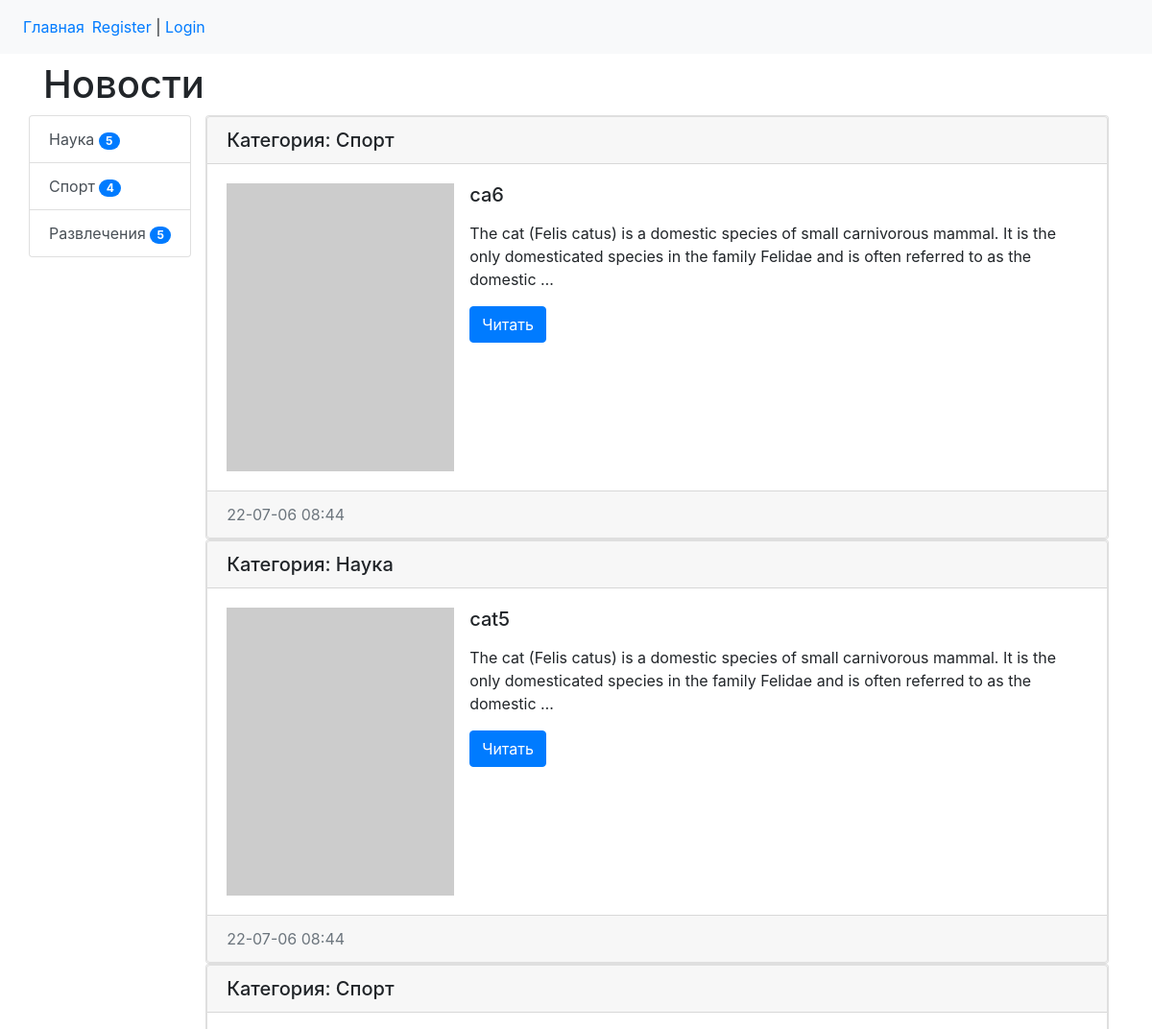
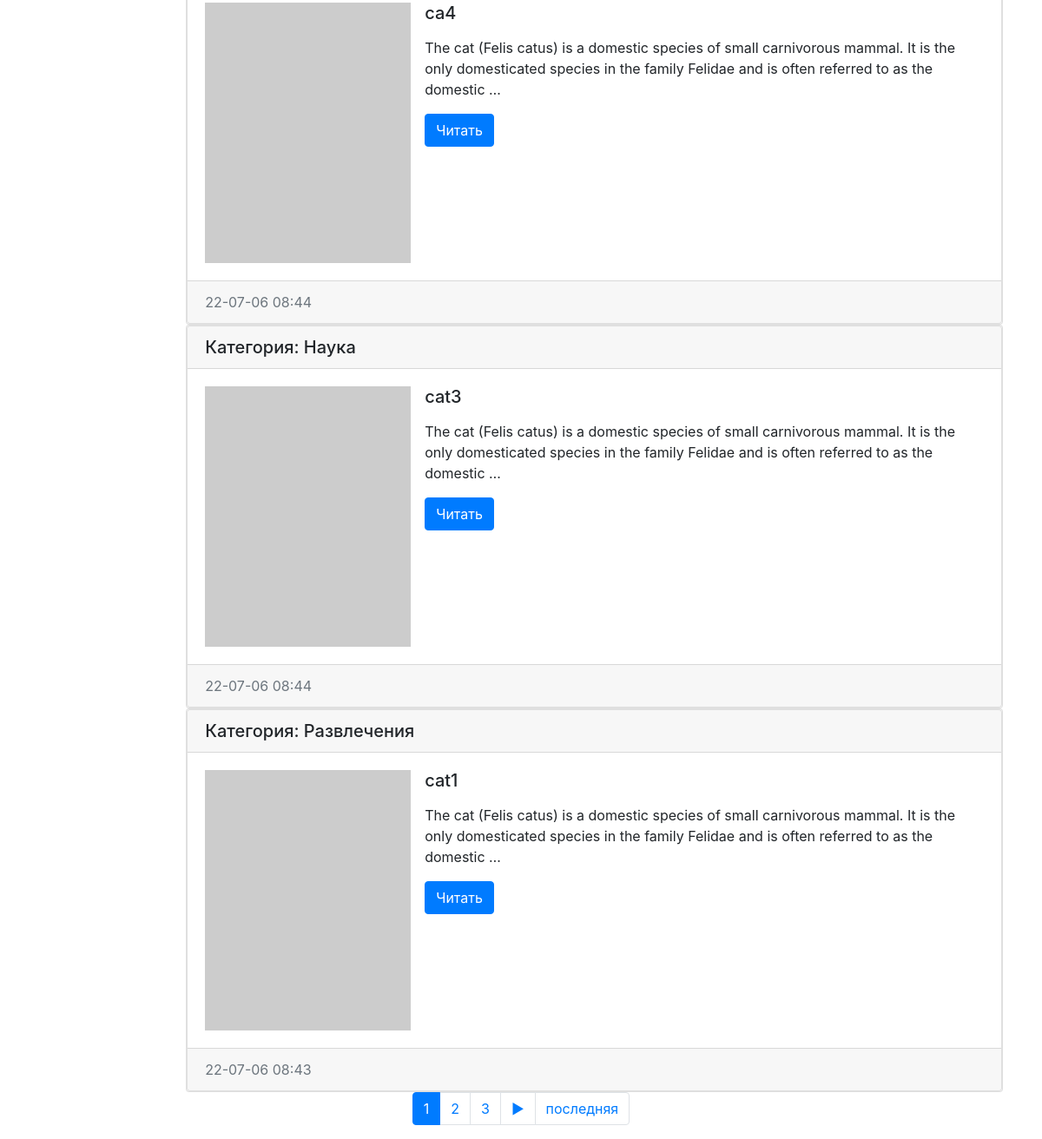
The page / on the database its author committed (2 pictures, top to bottom).
### news/models.py (models this page shows, shortened)
class Category(models.Model):
    title = models.CharField(max_length=150, verbose_name="Катеория", db_index=True)
    def get_absolute_url(self):
        return reverse('category', kwargs={'category_id': self.pk})
    class Meta:
        verbose_name = 'Категория'
        verbose_name_plural = 'Категории'
        ordering = ['title']

class News(models.Model):
    title = models.CharField(max_length=200, verbose_name='Название')
    content = models.TextField(verbose_name='Текст')
    created_at = models.DateTimeField(auto_now_add=True, verbose_name='Созданно')
    updated_at = models.DateTimeField(auto_now=True, verbose_name='Обновленно')
    photo = models.ImageField(upload_to='photos/%Y%m/%d/', verbose_name='Фото', blank=True)
    is_published = models.BooleanField(default=False, verbose_name='Опубликовано')
    category = models.ForeignKey('Category', on_delete=models.PROTECT, verbose_name='Категория')
    views = models.IntegerField(default=0)
    def get_absolute_url(self):
        return reverse('view_news', kwargs={'pk': self.pk})
    class Meta:
        verbose_name = 'Новость'
        verbose_name_plural = 'Новости'
        ordering = ['-created_at']

### news/views.py (the view)
# urls.py: path('', HomeNews.as_view(), name='index'),
class HomeNews(MyMixin, ListView):
    model = News
    template_name = 'news/home_news_list.html'
    context_object_name = 'news'
    mixin = 'Hello world!'
    paginate_by = 5
    def get_context_data(self, *, object_list=None, **kwargs):
        context = super().get_context_data(**kwargs)
        context['title'] = "Новости"
        context['mixin'] = self.get_prop()
        return context
    def get_queryset(self):
        return News.objects.filter(is_published=True).select_related('category')

### news/templatetags/news_tags.py (called while the page is built)
@register.simple_tag()
def get_categories():
    return Category.objects.annotate(cnt=Count('news')).filter(cnt__gt=0)

### news/utils.py (called while the page is built)
    def get_prop(self):
        return self.mixin.upper()

### news/templates/news/home_news_list.html (shortened to what this page needs)
{% extends "base.html" %}
{% load news_tags %}
{% block sidebar%}
{% get_categories as categories %}
<div class="list-group">
        {% for item in categories %}
       <a href= "{{ item.get_absolute_url }}" class="list-group-item list-group-item-action">{{item.title}}
       <span class="badge badge-primary badge-pill">{{item.cnt}}</span></a>
         {% endfor %}
       </div>
{% endblock %}
{% block content %}
    {% for item in news %}
    <div class="card mb-6">
    <div class="card">
      <h5 class="card-header">
        Категория: {{item.category.title}}
      </h5>
      <div class="card-body">
        <div class="media">
          {% if item.photo %}
          <img src="{{ item.photo.url }}" alt="" width="300" height="200" class="mr-3">
          {% else %}
          <img src="https://picsum.photos/id/237/300/200" alt="" class="mr-3">
          {%endif%}
          <div class="media-body">
            <h5 class="card-title">{{item.title}}</h5>
        <p class="card-text">{{ item.content|safe|truncatewords:"30"|linebreaks }}</p>
        <a href="{{ item.get_absolute_url }}" class="btn btn-primary">Читать</a>
          </div>
        </div>
      </div>
      <div class="card-footer text-muted">
            {{item.created_at|date:"y-m-d H:i"}}
      </div>
    </div>
    </div>
    {% endfor %}
      </div>
{% endblock %}

### templates/base.html (shortened to what this page needs)
{% load static %}
{% load news_tags %}
<!doctype html>
<html lang="en">
  <head>
    <link rel="stylesheet" href="{% static "bootstrap/dist/css/bootstrap.min.css" %}">
    <link rel="stylesheet" href="{% static "css/style.css" %}">
  </head>
 <body>
{% include 'inc/_nav.html' %}
<div class="container mt-2">
{% block o%}
  <h1> Новости </h1>
{%  endblock %}
  <div class="row">
   {% block sidebar%}{% endblock %}
    <div class="col md-8">
   {% block content%}{% endblock %}
     </div>
   </div>
 {% if page_obj.has_other_pages %}
 <nav aria-label="...">
            <ul class="pagination justify-content-center">
                {% for p in page_obj.paginator.page_range %}
                {% if page_obj.number == p %}
                <li class="page-item active" aria-current="page">
                    <a class="page-link" href="?page={{ p }}">{{ p }} <span class="sr-only">(current)</span></a>
                </li>
                {% elif p > page_obj.number|add:-3 and p < page_obj.number|add:3 %}
                <li class="page-item">
                    <a class="page-link" href="?page={{ p }}">{{ p }}</a>
                </li>
                {% endif %}
                {% endfor %}
                {% if page_obj.has_next %}
                <li class="page-item">
                    <a class="page-link" href="?page={{ page_obj.next_page_number }}">&#9658;</a>
                </li>
                {% endif %}
                {% if page_obj.next_page_number < page_obj.paginator.num_pages %}
                    <li class="page-item">
                        <a class="page-link" href="?page={{ page_obj.paginator.num_pages }}">последняя</a>
                    </li>
                {% endif %}
            </ul>
        </nav>
{% endif %}
  </body>
</html>

### templates/inc/_nav.html (shortened to what this page needs)
<nav class="navbar navbar-expand-lg bg-light">
      <ul class="navbar-nav me-auto mb-2 mb-lg-0">
          <a class="nav-link active" aria-current="page" href="{% url 'index' %}">Главная</a>
      </ul>
    <span class="navbar-text">
            {% if request.user.is_authenticated %}
            <h6>                       Добро пожаловать, {{ user.username }}</h6> | <a
            href="{% url 'logout' %}">Выход</a>
                {% else %}
              <a href="{% url 'register' %}">Register</a> | <a href="{% url 'login' %}">Login</a>
                {% endif %}
          </span>
</nav>

### newsite/static/css/style.css (style rules this page uses)
body { background-color: #fff; }

### rows shown on the page
Category: title "Наука", cnt "5"
Category: title "Спорт", cnt "4"
Category: title "Развлечения", cnt "5"
News: category "Спорт", title "ca6", content "The cat (Felis catus) is a domestic species of small carnivorous mammal. It is the only domesticated species in the family Felidae and is often referred to as the domestic …", created_at "22-07-06 08:44"
News: category "Наука", title "cat5", content "The cat (Felis catus) is a domestic species of small carnivorous mammal. It is the only domesticated species in the family Felidae and is often referred to as the domestic …", created_at "22-07-06 08:44"
News: category "Спорт", title "ca4", content "The cat (Felis catus) is a domestic species of small carnivorous mammal. It is the only domesticated species in the family Felidae and is often referred to as the domestic …", created_at "22-07-06 08:44"
News: category "Наука", title "cat3", content "The cat (Felis catus) is a domestic species of small carnivorous mammal. It is the only domesticated species in the family Felidae and is often referred to as the domestic …", created_at "22-07-06 08:44"
News: category "Развлечения", title "cat1", content "The cat (Felis catus) is a domestic species of small carnivorous mammal. It is the only domesticated species in the family Felidae and is often referred to as the domestic …", created_at "22-07-06 08:43"

### other values the page prints
{{ p }} "1"
{{ p }} "2" "3"
